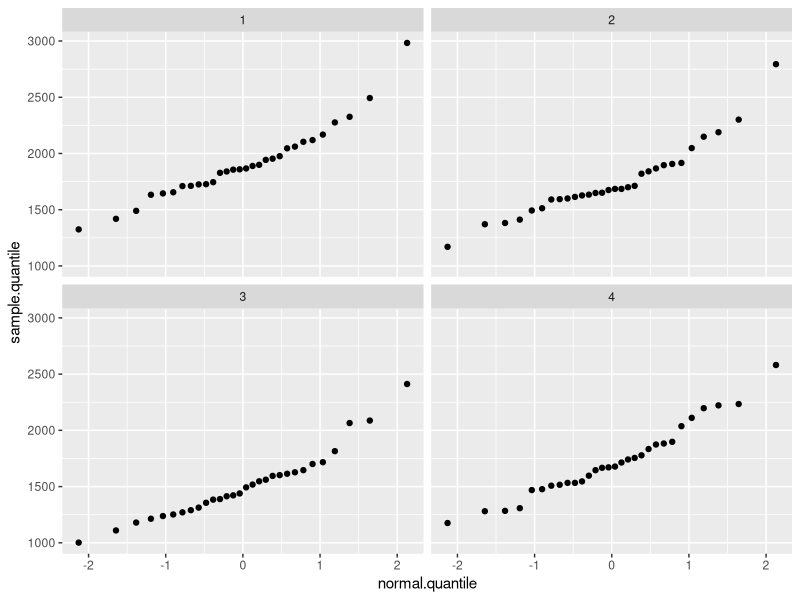
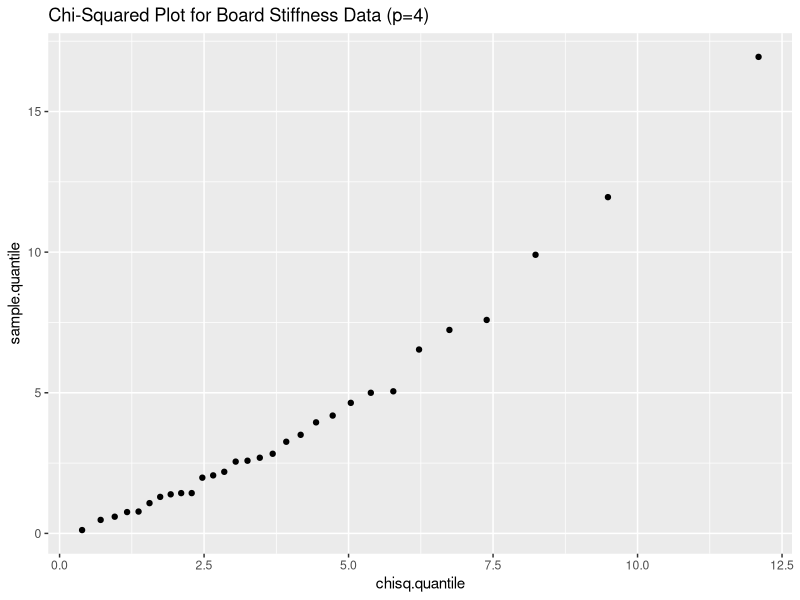

Write the R code that produced these figures, in order. (Note: a time limit stopped this script after it produced the figures.)
## ---- chunk 1
knitr::opts_chunk$set(echo = TRUE)
## ---- chunk 2
library(MASS)
conditionalnorm <- function(n, xbar, sigmasq, method="cholesky"){
  #generate mean vector
  muv <- rep(xbar, times = n-1)
  #generate covariance matrix
  sigmav <- sigmasq*diag(n-1) - sigmasq/n*matrix(1,nrow=n-1,ncol=n-1)
  #get cholesky decomposition of the covariance matrix
  C<- chol(sigmav)
  #use cholesky to get samples from MVN conditional distribution
  rs <- rnorm(n-1)
  newrs <- muv + t(C)%*%rs
  #we could also just use mvrnorm() from MASS library which uses eigendecomposition
  if(method=="eigen"){
  newrs <- mvrnorm(1,mu=muv,Sigma=sigmav)
  }
  #attach Xn to X1,...,Xn-1
  newrs <- c(newrs, n*xbar-sum(newrs))
  return(newrs)
}

test <- conditionalnorm(n=10,xbar=10,sigmasq=3)
test
var(test)
## ---- chunk 3
library(tidyverse); library(plyr)
#function
recovermat <- function(B,sigmasq,method="cholesky"){
  #generate mvn for each element in B
  b <- c(B)
  alist <- alply(b, .margins=1,.fun=conditionalnorm, n=4, sigmasq=sigmasq, method=method) %>% 
    llply(.fun=matrix, nrow=2,ncol=2)
  #reassmble
  outmat <- rbind(cbind(alist[[1]],alist[[3]]),cbind(alist[[2]],alist[[4]]))
  return(outmat)
}

b <- matrix(c(3,8,35,19),nrow=2,ncol=2)
b
#using cholesky factorization
recovermat(b,sigmasq=2,method="cholesky")
#using mvnorm()
recovermat(b,sigmasq=2, method="eigen")
## ---- chunk 4
# Normal Q-Q plot
library(ggplot2)
X = read.table("board.stiffness.dat", head = FALSE)

QQplot.normal = function(x){
  # x is an observed vector of a variable
  x.sort = sort(x)
  n = length(x)
  p = ( c(1 : n) - 0.5 ) / n
  q = qnorm(p)
  res = data.frame(cbind(x.sort, q))
  names(res) = c("sample.quantile", "normal.quantile")
  return(res)
}

QQs <- apply(X[,-1],2,FUN=QQplot.normal) %>% as.data.frame()
QQs <- data.frame(sample.quantile = gather(QQs[,c(1,3,5,7)])[,2], normal.quantile=gather(QQs[,c(2,4,6,8)])[,2],
                  Sample = as.factor(rep(1:4,each=30)))
ggplot(data = QQs) + geom_point(aes(x=normal.quantile, y=sample.quantile)) + facet_wrap(.~Sample)
## ---- chunk 5
chisqplot <- function(x){
  # x is an observed vector of a variable
  #get sample statistics
  xbar <- apply(x,2,mean); s <- cov(x)
  #get squared distances from x
  dis <- mahalanobis(x, center=xbar, cov=s)
  #sort
  di.sort = sort(dis)
  #get chi-squared quantiles
  n = nrow(x)
  p = ( c(1 : n) - 0.5 ) / n
  q = qchisq(p,df=ncol(x))
  #combine and output
  res = data.frame(cbind(di.sort, q))
  names(res) = c("sample.quantile", "chisq.quantile")
  return(res)
}

chisqs <- chisqplot(X[,-1])
ggplot(data=chisqs) + geom_point(aes(x=chisq.quantile,y=sample.quantile)) + ggtitle("Chi-Squared Plot for Board Stiffness Data (p=4)")
## ---- chunk 6
set.seed(11235)
testnormality <- function(X, numproj = 100000)
{
  p = ncol(X)
  n = nrow(X)
  x <- matrix(rnorm(numproj * p), nrow = p)
  y <- matrix(sqrt(apply(x^2, 2, sum)), nrow = p, ncol = numproj, by = T)
  
  z <- x / y
  
  tempdat <- as.matrix(X) %*% z  # this gives rise to a p x numproj matrix
  # called tempdat here
  
  # perform Shapiro-Wilks' test and calculate individual p-values on each of
  # the numproj observation sets.
  
  pvals <- as.numeric(matrix(unlist(apply(tempdat, 2, shapiro.test)),
                             ncol=4, by = T)[,2])
  return(min(pvals)) #returns the smallest p-value among all projections
}

testnormality(X[,-1])
## ---- chunk 7
boots <- c()
i=0
bootsize = 1000
repeat{
  i=i+1
  boots[i] <- testnormality(X[,-1], numproj=10000)
  if(i==bootsize){break}
}
## ---- chunk 8
boots %>% quantile(probs=.05)
## ---- chunk 9
as.numeric(matrix(unlist(apply(X[,-1], 2, shapiro.test)),ncol=4, by = T)[,2])
